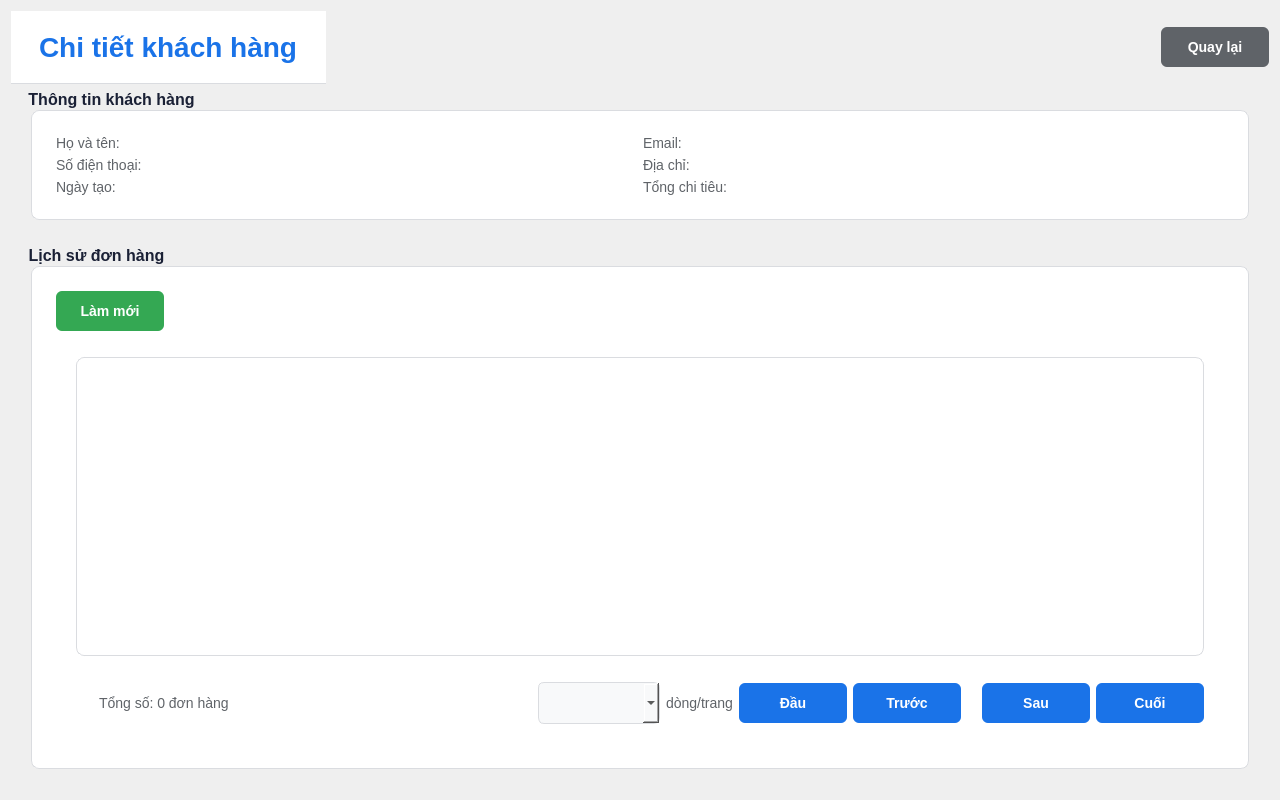
<?xml version="1.0" encoding="UTF-8"?>
<ui version="4.0">
 <class>CustomerDetail</class>
 <widget class="QWidget" name="CustomerDetail">
  <property name="geometry">
   <rect>
    <x>0</x>
    <y>0</y>
    <width>1280</width>
    <height>800</height>
   </rect>
  </property>
  <property name="styleSheet">
   <string>
    QMainWindow {
      background-color: #f0f2f5;
    }
    QLabel#title {
      font-size: 28px;
      color: #1a73e8;
      padding: 20px;
      font-weight: bold;
      background: white;
      border-bottom: 1px solid #dadce0;
    }
    QGroupBox {
      background: white;
      border: 1px solid #dadce0;
      border-radius: 8px;
      margin: 20px;
      padding: 15px;
      font-weight: bold;
      font-size: 16px;
      color: #1a2035;
    }
    QGroupBox::title {
      subcontrol-origin: margin;
      left: 10px;
      padding: 0 5px;
    }
    QLabel {
      color: #5f6368;
      font-size: 14px;
    }
    QPushButton {
      background-color: #1a73e8;
      color: white;
      border: none;
      border-radius: 6px;
      padding: 12px 24px;
      font-size: 14px;
      font-weight: bold;
    }
    QPushButton:hover {
      background-color: #1557b0;
    }
    QPushButton#back_btn {
      background-color: #5f6368;
    }
    QPushButton#back_btn:hover {
      background-color: #494c50;
    }
    QPushButton#refresh_btn {
      background-color: #34a853;
    }
    QPushButton#refresh_btn:hover {
      background-color: #2d8544;
    }
    QTableWidget {
      background: white;
      border: 1px solid #dadce0;
      border-radius: 8px;
      margin: 20px;
      gridline-color: #f1f3f4;
    }
    QHeaderView::section {
      background-color: #f8f9fa;
      padding: 12px;
      border: none;
      border-bottom: 2px solid #dadce0;
      font-weight: bold;
      font-size: 14px;
      color: #202124;
    }
    QTableWidget::item {
      padding: 12px;
      border-bottom: 1px solid #f1f3f4;
    }
    QTableWidget::item:selected {
      background-color: #e8f0fe;
      color: #1a73e8;
    }
    QLabel#status_label {
      color: #5f6368;
      font-size: 14px;
      margin: 10px 20px;
    }
    QWidget#bottom_widget {
      background: white;
      border-top: 1px solid #dadce0;
      padding: 10px;
    }
    
    QLabel#page_label {
      color: #5f6368;
      font-weight: bold;
    }
    
    QPushButton {
      min-width: 60px;
    }
    
    QComboBox {
      min-width: 80px;
      padding: 11px;
      border: 1px solid #dadce0;
      border-radius: 6px;
      font-size: 14px;
      background: #f8f9fa;
    }
    QComboBox:hover {
      background: white;
      border: 1px solid #1a73e8;
    }
   </string>
  </property>
  <layout class="QVBoxLayout" name="content_layout">
   <!-- Header -->
   <item>
    <layout class="QHBoxLayout" name="header_layout">
     <item>
      <widget class="QLabel" name="title">
       <property name="text">
        <string>Chi tiết khách hàng</string>
       </property>
      </widget>
     </item>
     <item>
      <spacer name="horizontalSpacer">
       <property name="orientation">
        <enum>Qt::Horizontal</enum>
       </property>
       <property name="sizeHint" stdset="0">
        <size>
         <width>40</width>
         <height>20</height>
        </size>
       </property>
      </spacer>
     </item>
     <item>
      <widget class="QPushButton" name="back_btn">
       <property name="text">
        <string>Quay lại</string>
       </property>
      </widget>
     </item>
    </layout>
   </item>
   
   <!-- Customer Info -->
   <item>
    <widget class="QGroupBox" name="customer_info_group">
     <property name="title">
      <string>Thông tin khách hàng</string>
     </property>
     <layout class="QGridLayout" name="customer_info_layout">
      <item row="0" column="0">
       <widget class="QLabel" name="name_label">
        <property name="text">
         <string>Họ và tên:</string>
        </property>
       </widget>
      </item>
      <item row="0" column="1">
       <widget class="QLabel" name="email_label">
        <property name="text">
         <string>Email:</string>
        </property>
       </widget>
      </item>
      <item row="1" column="0">
       <widget class="QLabel" name="phone_label">
        <property name="text">
         <string>Số điện thoại:</string>
        </property>
       </widget>
      </item>
      <item row="1" column="1">
       <widget class="QLabel" name="address_label">
        <property name="text">
         <string>Địa chỉ:</string>
        </property>
       </widget>
      </item>
      <item row="2" column="0">
       <widget class="QLabel" name="created_date_label">
        <property name="text">
         <string>Ngày tạo:</string>
        </property>
       </widget>
      </item>
      <item row="2" column="1">
       <widget class="QLabel" name="total_spent_label">
        <property name="text">
         <string>Tổng chi tiêu:</string>
        </property>
       </widget>
      </item>
     </layout>
    </widget>
   </item>
   
   <!-- Orders History -->
   <item>
    <widget class="QGroupBox" name="orders_group">
     <property name="title">
      <string>Lịch sử đơn hàng</string>
     </property>
     <layout class="QVBoxLayout" name="orders_layout">
      <item>
       <layout class="QHBoxLayout" name="orders_header_layout">
        <item>
         <widget class="QPushButton" name="refresh_btn">
          <property name="text">
           <string>Làm mới</string>
          </property>
         </widget>
        </item>
        <item>
         <spacer name="horizontalSpacer_2">
          <property name="orientation">
           <enum>Qt::Horizontal</enum>
          </property>
          <property name="sizeHint" stdset="0">
           <size>
            <width>40</width>
            <height>20</height>
           </size>
          </property>
         </spacer>
        </item>
       </layout>
      </item>
      
      <item>
       <widget class="QTableWidget" name="orders_table">
        <property name="selectionMode">
         <enum>QAbstractItemView::SingleSelection</enum>
        </property>
        <property name="selectionBehavior">
         <enum>QAbstractItemView::SelectRows</enum>
        </property>
        <property name="showGrid">
         <bool>true</bool>
        </property>
        <property name="gridStyle">
         <enum>Qt::SolidLine</enum>
        </property>
        <attribute name="horizontalHeaderStretchLastSection">
         <bool>true</bool>
        </attribute>
       </widget>
      </item>
      
      <item>
       <layout class="QHBoxLayout" name="pagination_layout">
        <property name="leftMargin">
         <number>20</number>
        </property>
        <property name="rightMargin">
         <number>20</number>
        </property>
        <property name="bottomMargin">
         <number>20</number>
        </property>
        <item>
         <widget class="QLabel" name="status_label">
          <property name="text">
           <string>Tổng số: 0 đơn hàng</string>
          </property>
         </widget>
        </item>
        <item>
         <spacer name="horizontalSpacer_3">
          <property name="orientation">
           <enum>Qt::Horizontal</enum>
          </property>
          <property name="sizeHint" stdset="0">
           <size>
            <width>40</width>
            <height>20</height>
           </size>
          </property>
         </spacer>
        </item>
        <item>
         <widget class="QComboBox" name="page_size_combo">
          <property name="minimumWidth">
           <number>80</number>
          </property>
         </widget>
        </item>
        <item>
         <widget class="QLabel" name="items_per_page_label">
          <property name="text">
           <string>dòng/trang</string>
          </property>
         </widget>
        </item>
        <item>
         <widget class="QPushButton" name="first_page_btn">
          <property name="text">
           <string>Đầu</string>
          </property>
         </widget>
        </item>
        <item>
         <widget class="QPushButton" name="prev_page_btn">
          <property name="text">
           <string>Trước</string>
          </property>
         </widget>
        </item>
        <item>
         <widget class="QLabel" name="page_label">
          <property name="minimumWidth">
           <number>100</number>
          </property>
          <property name="alignment">
           <set>Qt::AlignCenter</set>
          </property>
         </widget>
        </item>
        <item>
         <widget class="QPushButton" name="next_page_btn">
          <property name="text">
           <string>Sau</string>
          </property>
         </widget>
        </item>
        <item>
         <widget class="QPushButton" name="last_page_btn">
          <property name="text">
           <string>Cuối</string>
          </property>
         </widget>
        </item>
       </layout>
      </item>
     </layout>
    </widget>
   </item>
  </layout>
 </widget>
 
 <resources/>
</ui> 
